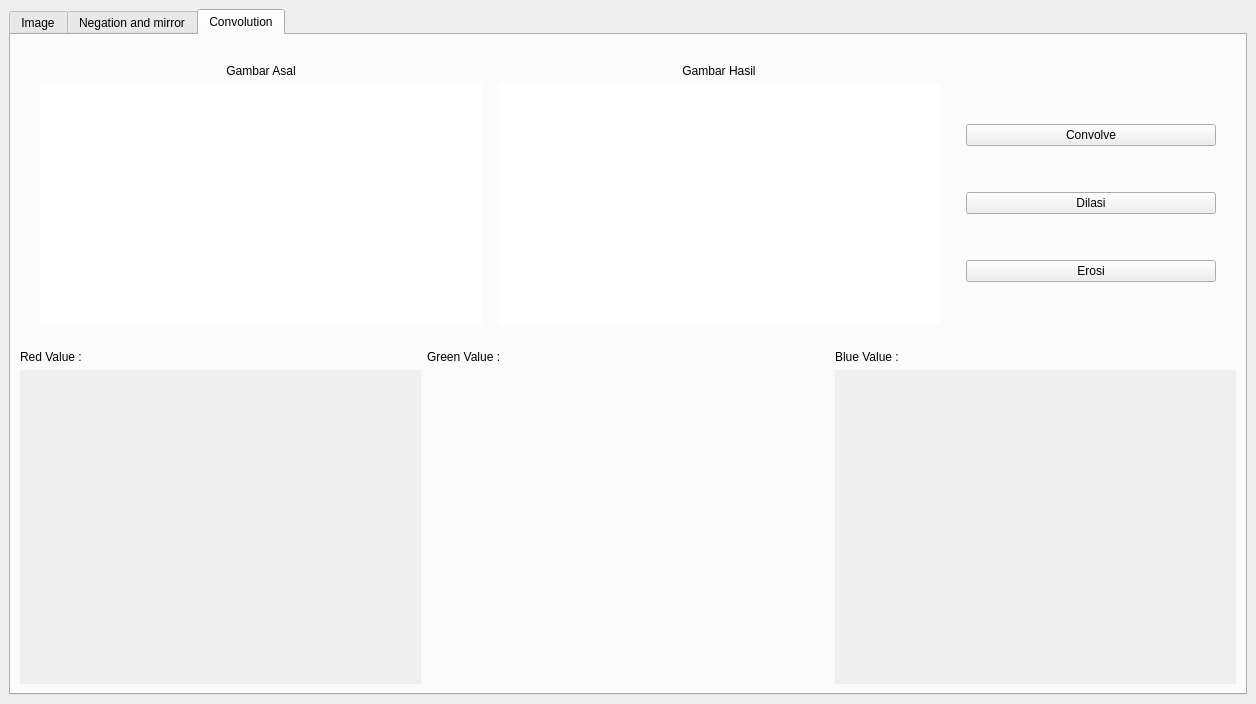
<?xml version="1.0" encoding="UTF-8"?>
<ui version="4.0">
 <class>MainWindow</class>
 <widget class="QMainWindow" name="MainWindow">
  <property name="geometry">
   <rect>
    <x>0</x>
    <y>0</y>
    <width>1256</width>
    <height>704</height>
   </rect>
  </property>
  <property name="windowTitle">
   <string>Comvis I</string>
  </property>
  <property name="documentMode">
   <bool>false</bool>
  </property>
  <widget class="QWidget" name="centralwidget">
   <layout class="QGridLayout" name="gridLayout">
    <item row="1" column="0">
     <widget class="QTabWidget" name="tabWidget">
      <property name="currentIndex">
       <number>2</number>
      </property>
      <widget class="QWidget" name="tab_5">
       <attribute name="title">
        <string>Image</string>
       </attribute>
       <layout class="QGridLayout" name="gridLayout_3">
        <item row="0" column="1">
         <widget class="QTextEdit" name="txt_PixelValue_2">
          <property name="sizePolicy">
           <sizepolicy hsizetype="Preferred" vsizetype="Expanding">
            <horstretch>0</horstretch>
            <verstretch>0</verstretch>
           </sizepolicy>
          </property>
          <property name="minimumSize">
           <size>
            <width>250</width>
            <height>630</height>
           </size>
          </property>
          <property name="maximumSize">
           <size>
            <width>300</width>
            <height>16777215</height>
           </size>
          </property>
          <property name="font">
           <font>
            <pointsize>14</pointsize>
           </font>
          </property>
          <property name="focusPolicy">
           <enum>Qt::NoFocus</enum>
          </property>
          <property name="horizontalScrollBarPolicy">
           <enum>Qt::ScrollBarAlwaysOff</enum>
          </property>
          <property name="textInteractionFlags">
           <set>Qt::TextSelectableByMouse</set>
          </property>
         </widget>
        </item>
        <item row="0" column="0">
         <widget class="QWidget" name="widget" native="true">
          <property name="enabled">
           <bool>true</bool>
          </property>
          <property name="autoFillBackground">
           <bool>true</bool>
          </property>
          <layout class="QGridLayout" name="gridLayout_2">
           <item row="2" column="0">
            <layout class="QGridLayout" name="Histogramgrid">
             <item row="0" column="0">
              <widget class="QLabel" name="label_3">
               <property name="sizePolicy">
                <sizepolicy hsizetype="Preferred" vsizetype="Fixed">
                 <horstretch>0</horstretch>
                 <verstretch>30</verstretch>
                </sizepolicy>
               </property>
               <property name="text">
                <string>Red Value :</string>
               </property>
              </widget>
             </item>
             <item row="0" column="1">
              <widget class="QLabel" name="label_2">
               <property name="sizePolicy">
                <sizepolicy hsizetype="Preferred" vsizetype="Fixed">
                 <horstretch>0</horstretch>
                 <verstretch>30</verstretch>
                </sizepolicy>
               </property>
               <property name="text">
                <string>Green Value :</string>
               </property>
              </widget>
             </item>
             <item row="1" column="3">
              <widget class="Histogram" name="Blue_Histogram" native="true">
               <property name="maximumSize">
                <size>
                 <width>16777215</width>
                 <height>16777215</height>
                </size>
               </property>
               <property name="autoFillBackground">
                <bool>true</bool>
               </property>
              </widget>
             </item>
             <item row="1" column="0">
              <widget class="Histogram" name="Red_Histogram" native="true">
               <property name="autoFillBackground">
                <bool>true</bool>
               </property>
              </widget>
             </item>
             <item row="0" column="3">
              <widget class="QLabel" name="label">
               <property name="sizePolicy">
                <sizepolicy hsizetype="Preferred" vsizetype="Fixed">
                 <horstretch>0</horstretch>
                 <verstretch>30</verstretch>
                </sizepolicy>
               </property>
               <property name="text">
                <string>Blue Value :</string>
               </property>
              </widget>
             </item>
             <item row="1" column="1">
              <widget class="Histogram" name="Histogram" native="true"/>
             </item>
            </layout>
           </item>
           <item row="1" column="0">
            <widget class="QPushButton" name="openFilebtn_2">
             <property name="text">
              <string>OpenFile</string>
             </property>
            </widget>
           </item>
           <item row="0" column="0">
            <layout class="QGridLayout" name="gridLayout_4">
             <property name="sizeConstraint">
              <enum>QLayout::SetDefaultConstraint</enum>
             </property>
             <property name="leftMargin">
              <number>20</number>
             </property>
             <property name="topMargin">
              <number>20</number>
             </property>
             <property name="rightMargin">
              <number>20</number>
             </property>
             <property name="bottomMargin">
              <number>20</number>
             </property>
             <item row="0" column="0">
              <widget class="QLabel" name="image_Loaded">
               <property name="sizePolicy">
                <sizepolicy hsizetype="Preferred" vsizetype="Preferred">
                 <horstretch>0</horstretch>
                 <verstretch>0</verstretch>
                </sizepolicy>
               </property>
               <property name="minimumSize">
                <size>
                 <width>360</width>
                 <height>240</height>
                </size>
               </property>
               <property name="acceptDrops">
                <bool>true</bool>
               </property>
               <property name="autoFillBackground">
                <bool>false</bool>
               </property>
               <property name="styleSheet">
                <string notr="true">background-color: rgb(255, 255, 255)</string>
               </property>
               <property name="text">
                <string/>
               </property>
               <property name="scaledContents">
                <bool>true</bool>
               </property>
              </widget>
             </item>
             <item row="0" column="1">
              <spacer name="horizontalSpacer_2">
               <property name="orientation">
                <enum>Qt::Horizontal</enum>
               </property>
               <property name="sizeType">
                <enum>QSizePolicy::Fixed</enum>
               </property>
               <property name="sizeHint" stdset="0">
                <size>
                 <width>10</width>
                 <height>20</height>
                </size>
               </property>
              </spacer>
             </item>
             <item row="0" column="2">
              <widget class="QTextEdit" name="txt_ImgProperties_2">
               <property name="sizePolicy">
                <sizepolicy hsizetype="Preferred" vsizetype="Preferred">
                 <horstretch>0</horstretch>
                 <verstretch>0</verstretch>
                </sizepolicy>
               </property>
               <property name="minimumSize">
                <size>
                 <width>360</width>
                 <height>240</height>
                </size>
               </property>
               <property name="focusPolicy">
                <enum>Qt::NoFocus</enum>
               </property>
              </widget>
             </item>
            </layout>
           </item>
          </layout>
         </widget>
        </item>
       </layout>
      </widget>
      <widget class="QWidget" name="tab_6">
       <attribute name="title">
        <string>Negation and mirror</string>
       </attribute>
       <layout class="QGridLayout" name="gridLayout_7">
        <item row="0" column="1">
         <widget class="QWidget" name="widget_2" native="true">
          <layout class="QGridLayout" name="gridLayout_9">
           <item row="1" column="0">
            <layout class="QGridLayout" name="Histogramgrid_2">
             <item row="1" column="3">
              <widget class="Histogram" name="Blue_Histogram_2" native="true">
               <property name="maximumSize">
                <size>
                 <width>16777215</width>
                 <height>16777215</height>
                </size>
               </property>
               <property name="autoFillBackground">
                <bool>true</bool>
               </property>
              </widget>
             </item>
             <item row="1" column="0">
              <widget class="Histogram" name="Red_Histogram_2" native="true">
               <property name="autoFillBackground">
                <bool>true</bool>
               </property>
              </widget>
             </item>
             <item row="0" column="0">
              <widget class="QLabel" name="label_4">
               <property name="sizePolicy">
                <sizepolicy hsizetype="Preferred" vsizetype="Fixed">
                 <horstretch>0</horstretch>
                 <verstretch>30</verstretch>
                </sizepolicy>
               </property>
               <property name="text">
                <string>Red Value :</string>
               </property>
              </widget>
             </item>
             <item row="0" column="1">
              <widget class="QLabel" name="label_5">
               <property name="sizePolicy">
                <sizepolicy hsizetype="Preferred" vsizetype="Fixed">
                 <horstretch>0</horstretch>
                 <verstretch>30</verstretch>
                </sizepolicy>
               </property>
               <property name="text">
                <string>Green Value :</string>
               </property>
              </widget>
             </item>
             <item row="0" column="3">
              <widget class="QLabel" name="label_6">
               <property name="sizePolicy">
                <sizepolicy hsizetype="Preferred" vsizetype="Fixed">
                 <horstretch>0</horstretch>
                 <verstretch>30</verstretch>
                </sizepolicy>
               </property>
               <property name="text">
                <string>Blue Value :</string>
               </property>
              </widget>
             </item>
             <item row="1" column="1">
              <widget class="Histogram" name="Green_Histogram_2" native="true"/>
             </item>
            </layout>
           </item>
           <item row="0" column="0">
            <layout class="QGridLayout" name="gridLayout_8">
             <property name="sizeConstraint">
              <enum>QLayout::SetNoConstraint</enum>
             </property>
             <property name="leftMargin">
              <number>20</number>
             </property>
             <property name="topMargin">
              <number>20</number>
             </property>
             <property name="rightMargin">
              <number>20</number>
             </property>
             <property name="bottomMargin">
              <number>20</number>
             </property>
             <item row="1" column="5">
              <layout class="QVBoxLayout" name="verticalLayout">
               <property name="sizeConstraint">
                <enum>QLayout::SetDefaultConstraint</enum>
               </property>
               <property name="leftMargin">
                <number>10</number>
               </property>
               <item>
                <widget class="QPushButton" name="btnNegasi">
                 <property name="sizePolicy">
                  <sizepolicy hsizetype="Preferred" vsizetype="Fixed">
                   <horstretch>0</horstretch>
                   <verstretch>0</verstretch>
                  </sizepolicy>
                 </property>
                 <property name="maximumSize">
                  <size>
                   <width>200</width>
                   <height>16777215</height>
                  </size>
                 </property>
                 <property name="text">
                  <string>Negasi</string>
                 </property>
                </widget>
               </item>
               <item>
                <widget class="QPushButton" name="btnPengembangan">
                 <property name="sizePolicy">
                  <sizepolicy hsizetype="Preferred" vsizetype="Fixed">
                   <horstretch>0</horstretch>
                   <verstretch>0</verstretch>
                  </sizepolicy>
                 </property>
                 <property name="maximumSize">
                  <size>
                   <width>200</width>
                   <height>16777215</height>
                  </size>
                 </property>
                 <property name="text">
                  <string>Pengambangan</string>
                 </property>
                </widget>
               </item>
               <item>
                <widget class="QPushButton" name="btnMirrorHorizontal">
                 <property name="sizePolicy">
                  <sizepolicy hsizetype="Preferred" vsizetype="Fixed">
                   <horstretch>0</horstretch>
                   <verstretch>0</verstretch>
                  </sizepolicy>
                 </property>
                 <property name="maximumSize">
                  <size>
                   <width>200</width>
                   <height>16777215</height>
                  </size>
                 </property>
                 <property name="text">
                  <string>Mirror (Horizontal)</string>
                 </property>
                </widget>
               </item>
               <item>
                <widget class="QPushButton" name="btnMirrorVertikal">
                 <property name="sizePolicy">
                  <sizepolicy hsizetype="Preferred" vsizetype="Fixed">
                   <horstretch>0</horstretch>
                   <verstretch>0</verstretch>
                  </sizepolicy>
                 </property>
                 <property name="maximumSize">
                  <size>
                   <width>200</width>
                   <height>16777215</height>
                  </size>
                 </property>
                 <property name="text">
                  <string>Mirror (Vertikal)</string>
                 </property>
                </widget>
               </item>
               <item>
                <widget class="QPushButton" name="btnMirrorCampuran">
                 <property name="sizePolicy">
                  <sizepolicy hsizetype="Preferred" vsizetype="Fixed">
                   <horstretch>0</horstretch>
                   <verstretch>0</verstretch>
                  </sizepolicy>
                 </property>
                 <property name="maximumSize">
                  <size>
                   <width>200</width>
                   <height>16777215</height>
                  </size>
                 </property>
                 <property name="text">
                  <string>Mirror (Campuran)</string>
                 </property>
                </widget>
               </item>
              </layout>
             </item>
             <item row="1" column="4">
              <spacer name="horizontalSpacer_6">
               <property name="orientation">
                <enum>Qt::Horizontal</enum>
               </property>
               <property name="sizeType">
                <enum>QSizePolicy::Fixed</enum>
               </property>
               <property name="sizeHint" stdset="0">
                <size>
                 <width>10</width>
                 <height>0</height>
                </size>
               </property>
              </spacer>
             </item>
             <item row="0" column="3">
              <widget class="QLabel" name="label_7">
               <property name="sizePolicy">
                <sizepolicy hsizetype="Preferred" vsizetype="Fixed">
                 <horstretch>0</horstretch>
                 <verstretch>30</verstretch>
                </sizepolicy>
               </property>
               <property name="text">
                <string>Gambar Hasil</string>
               </property>
               <property name="alignment">
                <set>Qt::AlignCenter</set>
               </property>
              </widget>
             </item>
             <item row="0" column="0">
              <widget class="QLabel" name="label_8">
               <property name="sizePolicy">
                <sizepolicy hsizetype="Preferred" vsizetype="Fixed">
                 <horstretch>0</horstretch>
                 <verstretch>30</verstretch>
                </sizepolicy>
               </property>
               <property name="text">
                <string>Gambar Asal</string>
               </property>
               <property name="alignment">
                <set>Qt::AlignCenter</set>
               </property>
              </widget>
             </item>
             <item row="1" column="0">
              <widget class="QLabel" name="image_Asli">
               <property name="sizePolicy">
                <sizepolicy hsizetype="Expanding" vsizetype="Preferred">
                 <horstretch>0</horstretch>
                 <verstretch>0</verstretch>
                </sizepolicy>
               </property>
               <property name="minimumSize">
                <size>
                 <width>360</width>
                 <height>240</height>
                </size>
               </property>
               <property name="acceptDrops">
                <bool>true</bool>
               </property>
               <property name="autoFillBackground">
                <bool>false</bool>
               </property>
               <property name="styleSheet">
                <string notr="true">background-color: rgb(255, 255, 255)</string>
               </property>
               <property name="text">
                <string/>
               </property>
               <property name="scaledContents">
                <bool>true</bool>
               </property>
              </widget>
             </item>
             <item row="1" column="1">
              <spacer name="horizontalSpacer_5">
               <property name="orientation">
                <enum>Qt::Horizontal</enum>
               </property>
               <property name="sizeType">
                <enum>QSizePolicy::Fixed</enum>
               </property>
               <property name="sizeHint" stdset="0">
                <size>
                 <width>10</width>
                 <height>20</height>
                </size>
               </property>
              </spacer>
             </item>
             <item row="1" column="3">
              <widget class="QLabel" name="image_Hasil">
               <property name="sizePolicy">
                <sizepolicy hsizetype="Expanding" vsizetype="Preferred">
                 <horstretch>0</horstretch>
                 <verstretch>0</verstretch>
                </sizepolicy>
               </property>
               <property name="minimumSize">
                <size>
                 <width>360</width>
                 <height>240</height>
                </size>
               </property>
               <property name="autoFillBackground">
                <bool>false</bool>
               </property>
               <property name="styleSheet">
                <string notr="true">background-color: rgb(255, 255, 255)</string>
               </property>
               <property name="text">
                <string/>
               </property>
               <property name="scaledContents">
                <bool>true</bool>
               </property>
              </widget>
             </item>
            </layout>
           </item>
          </layout>
         </widget>
        </item>
       </layout>
      </widget>
      <widget class="QWidget" name="tab3">
       <attribute name="title">
        <string>Convolution</string>
       </attribute>
       <layout class="QGridLayout" name="gridLayout_5">
        <item row="0" column="0">
         <layout class="QGridLayout" name="gridLayout_10">
          <property name="sizeConstraint">
           <enum>QLayout::SetNoConstraint</enum>
          </property>
          <property name="leftMargin">
           <number>20</number>
          </property>
          <property name="topMargin">
           <number>20</number>
          </property>
          <property name="rightMargin">
           <number>20</number>
          </property>
          <property name="bottomMargin">
           <number>20</number>
          </property>
          <item row="1" column="5">
           <spacer name="horizontalSpacer_7">
            <property name="orientation">
             <enum>Qt::Horizontal</enum>
            </property>
            <property name="sizeType">
             <enum>QSizePolicy::Fixed</enum>
            </property>
            <property name="sizeHint" stdset="0">
             <size>
              <width>10</width>
              <height>0</height>
             </size>
            </property>
           </spacer>
          </item>
          <item row="1" column="1">
           <spacer name="horizontalSpacer_8">
            <property name="orientation">
             <enum>Qt::Horizontal</enum>
            </property>
            <property name="sizeType">
             <enum>QSizePolicy::Fixed</enum>
            </property>
            <property name="sizeHint" stdset="0">
             <size>
              <width>10</width>
              <height>20</height>
             </size>
            </property>
           </spacer>
          </item>
          <item row="0" column="3">
           <widget class="QLabel" name="label_9">
            <property name="sizePolicy">
             <sizepolicy hsizetype="Preferred" vsizetype="Fixed">
              <horstretch>0</horstretch>
              <verstretch>30</verstretch>
             </sizepolicy>
            </property>
            <property name="text">
             <string>Gambar Hasil</string>
            </property>
            <property name="alignment">
             <set>Qt::AlignCenter</set>
            </property>
           </widget>
          </item>
          <item row="0" column="0">
           <widget class="QLabel" name="label_10">
            <property name="sizePolicy">
             <sizepolicy hsizetype="Preferred" vsizetype="Fixed">
              <horstretch>0</horstretch>
              <verstretch>30</verstretch>
             </sizepolicy>
            </property>
            <property name="text">
             <string>Gambar Asal</string>
            </property>
            <property name="alignment">
             <set>Qt::AlignCenter</set>
            </property>
           </widget>
          </item>
          <item row="1" column="0">
           <widget class="QLabel" name="image_Asli_2">
            <property name="sizePolicy">
             <sizepolicy hsizetype="Expanding" vsizetype="Preferred">
              <horstretch>0</horstretch>
              <verstretch>0</verstretch>
             </sizepolicy>
            </property>
            <property name="minimumSize">
             <size>
              <width>360</width>
              <height>240</height>
             </size>
            </property>
            <property name="acceptDrops">
             <bool>true</bool>
            </property>
            <property name="autoFillBackground">
             <bool>false</bool>
            </property>
            <property name="styleSheet">
             <string notr="true">background-color: rgb(255, 255, 255)</string>
            </property>
            <property name="text">
             <string/>
            </property>
            <property name="scaledContents">
             <bool>true</bool>
            </property>
           </widget>
          </item>
          <item row="1" column="3">
           <widget class="QLabel" name="image_Convolution">
            <property name="sizePolicy">
             <sizepolicy hsizetype="Expanding" vsizetype="Preferred">
              <horstretch>0</horstretch>
              <verstretch>0</verstretch>
             </sizepolicy>
            </property>
            <property name="minimumSize">
             <size>
              <width>360</width>
              <height>240</height>
             </size>
            </property>
            <property name="autoFillBackground">
             <bool>false</bool>
            </property>
            <property name="styleSheet">
             <string notr="true">background-color: rgb(255, 255, 255)</string>
            </property>
            <property name="text">
             <string/>
            </property>
            <property name="scaledContents">
             <bool>true</bool>
            </property>
           </widget>
          </item>
          <item row="1" column="6">
           <layout class="QVBoxLayout" name="verticalLayout_4">
            <property name="sizeConstraint">
             <enum>QLayout::SetDefaultConstraint</enum>
            </property>
            <property name="leftMargin">
             <number>10</number>
            </property>
            <item>
             <widget class="QPushButton" name="btnConvolve">
              <property name="sizePolicy">
               <sizepolicy hsizetype="Preferred" vsizetype="Fixed">
                <horstretch>0</horstretch>
                <verstretch>0</verstretch>
               </sizepolicy>
              </property>
              <property name="maximumSize">
               <size>
                <width>400</width>
                <height>16777215</height>
               </size>
              </property>
              <property name="text">
               <string>Convolve</string>
              </property>
             </widget>
            </item>
            <item>
             <widget class="QPushButton" name="btnDilasi">
              <property name="sizePolicy">
               <sizepolicy hsizetype="Preferred" vsizetype="Fixed">
                <horstretch>0</horstretch>
                <verstretch>0</verstretch>
               </sizepolicy>
              </property>
              <property name="minimumSize">
               <size>
                <width>250</width>
                <height>0</height>
               </size>
              </property>
              <property name="maximumSize">
               <size>
                <width>400</width>
                <height>16777215</height>
               </size>
              </property>
              <property name="text">
               <string>Dilasi</string>
              </property>
             </widget>
            </item>
            <item>
             <widget class="QPushButton" name="btnErosi">
              <property name="sizePolicy">
               <sizepolicy hsizetype="Preferred" vsizetype="Fixed">
                <horstretch>0</horstretch>
                <verstretch>0</verstretch>
               </sizepolicy>
              </property>
              <property name="minimumSize">
               <size>
                <width>250</width>
                <height>0</height>
               </size>
              </property>
              <property name="maximumSize">
               <size>
                <width>400</width>
                <height>16777215</height>
               </size>
              </property>
              <property name="text">
               <string>Erosi</string>
              </property>
             </widget>
            </item>
           </layout>
          </item>
         </layout>
        </item>
        <item row="1" column="0">
         <layout class="QGridLayout" name="Histogramgrid_3">
          <item row="1" column="3">
           <widget class="Histogram" name="Blue_Histogram_3" native="true">
            <property name="maximumSize">
             <size>
              <width>16777215</width>
              <height>16777215</height>
             </size>
            </property>
            <property name="autoFillBackground">
             <bool>true</bool>
            </property>
           </widget>
          </item>
          <item row="1" column="0">
           <widget class="Histogram" name="Red_Histogram_3" native="true">
            <property name="autoFillBackground">
             <bool>true</bool>
            </property>
           </widget>
          </item>
          <item row="0" column="0">
           <widget class="QLabel" name="label_11">
            <property name="sizePolicy">
             <sizepolicy hsizetype="Preferred" vsizetype="Fixed">
              <horstretch>0</horstretch>
              <verstretch>30</verstretch>
             </sizepolicy>
            </property>
            <property name="text">
             <string>Red Value :</string>
            </property>
           </widget>
          </item>
          <item row="0" column="1">
           <widget class="QLabel" name="label_12">
            <property name="sizePolicy">
             <sizepolicy hsizetype="Preferred" vsizetype="Fixed">
              <horstretch>0</horstretch>
              <verstretch>30</verstretch>
             </sizepolicy>
            </property>
            <property name="text">
             <string>Green Value :</string>
            </property>
           </widget>
          </item>
          <item row="0" column="3">
           <widget class="QLabel" name="label_13">
            <property name="sizePolicy">
             <sizepolicy hsizetype="Preferred" vsizetype="Fixed">
              <horstretch>0</horstretch>
              <verstretch>30</verstretch>
             </sizepolicy>
            </property>
            <property name="text">
             <string>Blue Value :</string>
            </property>
           </widget>
          </item>
          <item row="1" column="1">
           <widget class="Histogram" name="Green_Histogram_3" native="true"/>
          </item>
         </layout>
        </item>
       </layout>
      </widget>
     </widget>
    </item>
   </layout>
  </widget>
  <action name="openFile">
   <property name="text">
    <string>Open File</string>
   </property>
  </action>
 </widget>
 <customwidgets>
  <customwidget>
   <class>Histogram</class>
   <extends>QWidget</extends>
   <header>histogram.h</header>
   <container>1</container>
  </customwidget>
 </customwidgets>
 <resources/>
 <connections/>
</ui>
